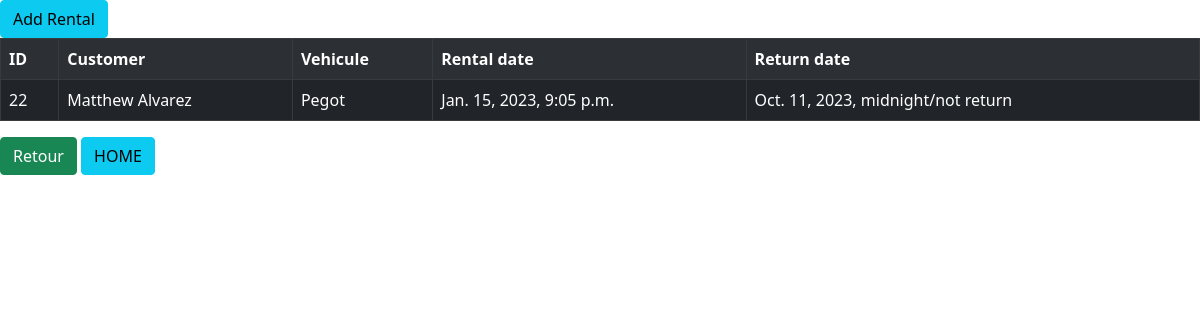
Page /rent/rental/22 on the committed database.
### rent/models.py (models this page shows, shortened)
class Rental(models.Model):
    rental_date = models.DateTimeField(auto_now_add=True)
    return_date = models.DateTimeField()
    customer = models.ForeignKey(Customer, related_name="customer", on_delete=models.CASCADE)
    vehicule = models.ForeignKey(Vehicule, related_name="vehicule", on_delete=models.CASCADE)
    class Meta:
        ordering = ['rental_date']

class Customer(models.Model):
    first_name = models.CharField(max_length=50)
    last_name = models.CharField(max_length=50)
    email = models.EmailField(max_length=254)
    phone_number = PhoneNumberField()
    address = models.CharField(max_length=50)
    city = models.CharField(max_length=50)
    country = models.CharField(max_length=50)
    def __str__(self):
        return self.first_name + ' ' + self.last_name
    class Meta:
        ordering = ['first_name', 'last_name']

class Vehicule(models.Model):
    vehicule_type = models.ForeignKey(VehiculeType, related_name="Type", on_delete=models.CASCADE)
    date_created = models.DateTimeField(auto_now_add=True)
    real_cost = models.FloatField()
    vehicule_size = models.ForeignKey(VehiculeSize, related_name="Size", on_delete=models.CASCADE)
    def __str__(self):
        return str(self.vehicule_type)

class VehiculeType(models.Model):
    name = models.CharField(max_length=50)
    def __str__(self):
        return self.name

### rent/views.py (the view)
# urls.py: path('rent/rental/', views.rentallist, name="rentallist" ),
def rentallist(request, id=0):
    if id == 0:
        rental = Rental.objects.all()
        page = Paginator(rental, 4)
        pge = request.GET.get('page')
        cust = page.get_page(pge)
        var = 0
        return render(request, 'rent/rentallist.html', {'models': cust, 'len': var})
    else:
        rental = Rental.objects.filter(id=id)
        var = 1
        return render(request, 'rent/rentallist.html', {'models': rental, 'len': var})

### rent/templates/rent/rentallist.html (shortened to what this page needs)
{% extends 'rent/home.html' %}
{% block content %}
<a href=" {% url 'addRental' %} "><button class=" btn btn-info">Add Rental</button></a>
<table class = "table table-striped table-dark table-bordered">
    <tr>
        <th>ID</th>
        <th>Customer</th>
        <th>Vehicule</th>
        {% if len == 1 %}
            <th>Rental date</th>
            <th>Return date</th>
        {% endif %}
    </tr>
    {% for model in models %}
    <tr>
        <td> {{model.id}} </td>
        <td>{{model.customer}} </td>
        <td>{{model.vehicule}}</td>
        {% if len == 1 %}
            <td> {{model.rental_date}} </td>
            <td> {{model.return_date}}/not return </td>
        {%endif%}
     </tr>
    {% endfor %}
</table>
{% if len == 1 %}
            <a href="{% url 'rentallist' %}"><button class = "btn btn-success">Retour</button></a>
{%endif%}
<a href="{% url 'home0' %}"><button class="btn btn-info">HOME</button></a>
{% endblock content %}

### rows in the picture
Rental: id "22", customer "Matthew Alvarez", vehicule "Pegot", rental_date "Jan. 15, 2023, 9:05 p.m.", return_date "Oct. 11, 2023, midnight"
